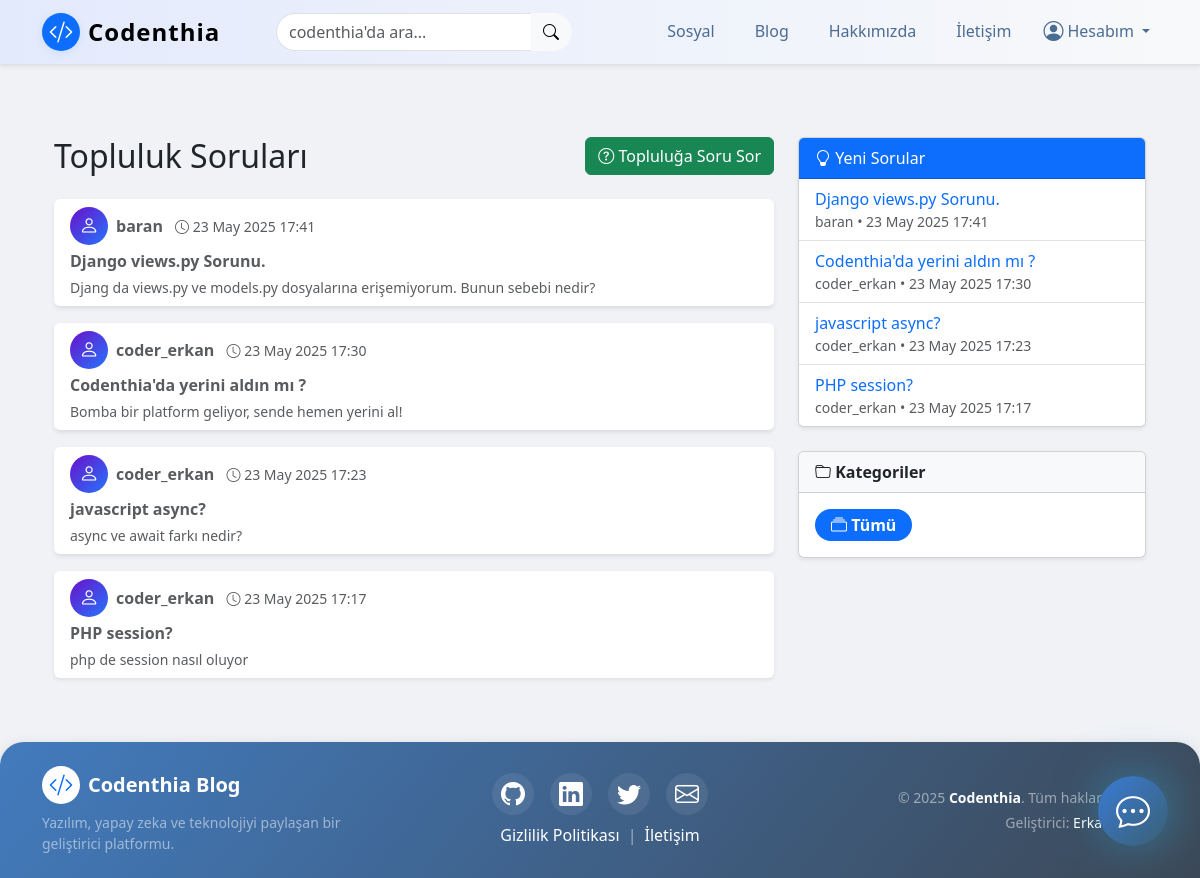
Page /articles/sosyal/ on the earlier database version.
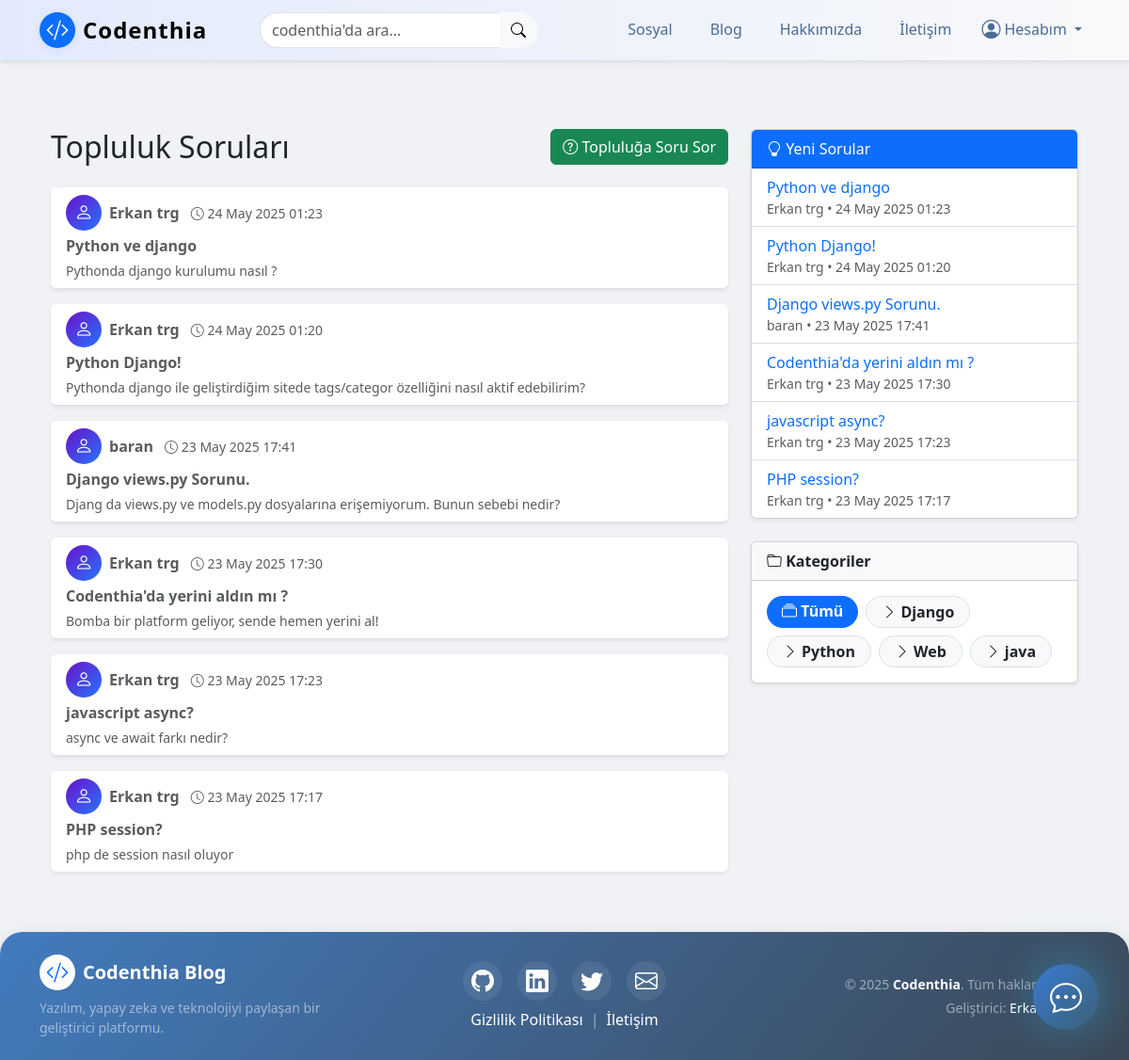
Same page on the later database version.
### article/models.py (models this page shows, shortened)
class CommunityQuestion(models.Model):
    user = models.ForeignKey(get_user_model(), on_delete=models.CASCADE, verbose_name="Soran Kullanıcı", related_name="community_questions")
    title = models.CharField(max_length=200, verbose_name="Soru Başlığı")
    content = models.TextField(verbose_name="Soru İçeriği")
    image = models.ImageField(upload_to='community_images/', null=True, blank=True, verbose_name="Görsel")
    created_date = models.DateTimeField(auto_now_add=True)
    category = models.ForeignKey('Category', on_delete=models.SET_NULL, null=True, blank=True, related_name="community_questions", verbose_name="Kategori")
    tags = models.ManyToManyField('Tag', blank=True, related_name="community_questions", verbose_name="Etiketler")
    class Meta:
        ordering = ['-created_date']

class Category(models.Model):
    name = models.CharField(max_length=50, unique=True, verbose_name="Kategori Adı")
    class Meta:
        verbose_name = "Kategori"
        verbose_name_plural = "Kategoriler"
        ordering = ['name']

### article/views.py (the view)
# urls.py: path('sosyal/', views.sosyal, name ="sosyal"), # Bu kod, sosyal sayfasını temsil eder ve sosyal fonksiyonunu çağırır
def sosyal(request):
    category_id = request.GET.get('category')
    questions = CommunityQuestion.objects.all()
    if category_id:
        questions = questions.filter(category_id=category_id)
    categories = Category.objects.all()
    return render(request, 'sosyal.html', {'questions': questions, 'categories': categories})

### templates/sosyal.html (shortened to what this page needs)
{% extends "layout.html" %} {% block body %}
<div class="container my-5">
    <div class="row">
        <div class="col-lg-8">
            <div class="d-flex justify-content-between align-items-center mb-4">
                <h2 class="mb-0">Topluluk Soruları</h2>
                <a href="{% url 'article:soru_ekle' %}" class="btn btn-success">
                    <i class="bi bi-question-circle"></i> Topluluğa Soru Sor
                </a>
            </div>
            {% if questions %}
            <div class="list-group list-group-flush">
                {% for q in questions %}
                <a href="{% url 'article:soru_detay' q.id %}" class="list-group-item list-group-item-action mb-3 shadow-sm rounded">
                    <div class="d-flex align-items-center mb-1">
                        <div class="avatar bg-primary text-white rounded-circle d-flex align-items-center justify-content-center me-2" style="width:38px; height:38px; font-size:1.2rem;">
                            <i class="bi bi-person"></i>
                        </div>
                        <div>
                            <strong>{{ q.user.get_full_name|default:q.user.username }}</strong>
                            <span class="text-muted small ms-2"><i class="bi bi-clock"></i> {{ q.created_date|date:"d M Y H:i" }}</span>
                        </div>
                    </div>
                    <div class="fw-bold">{{ q.title }}</div>
                    <div class="text-muted small mt-1">{{ q.content|truncatechars:120 }}</div>
                </a>
                {% endfor %}
            </div>
            {% else %}
            <div class="alert alert-info">Henüz toplulukta hiç soru yok. İlk soruyu sen sor!</div>
            {% endif %}
        </div>
        <div class="col-lg-4">
            <div class="card shadow-sm mb-4">
                <div class="card-header bg-primary text-white">
                    <i class="bi bi-lightbulb"></i> Yeni Sorular
                </div>
                <ul class="list-group list-group-flush">
                    {% for q in questions|slice:":7" %}
                    <li class="list-group-item py-2">
                        <a href="{% url 'article:soru_detay' q.id %}" class="text-decoration-none">{{ q.title|truncatechars:40 }}</a>
                        <div class="text-muted small">{{ q.user.get_full_name|default:q.user.username }} • {{ q.created_date|date:"d M Y H:i" }}</div>
                    </li>
                    {% endfor %}
                </ul>
            </div>
            <div class="card shadow-sm mb-4">
                <div class="card-header bg-light fw-bold">
                    <i class="bi bi-folder"></i> Kategoriler
                </div>
                <div class="p-3 d-flex flex-wrap gap-2">
                    <a href="{% url 'article:sosyal' %}" class="badge rounded-pill px-3 py-2 fs-6 text-decoration-none {% if not request.GET.category %}bg-primary text-white{% else %}bg-light text-dark border{% endif %}">
                        <i class="bi bi-collection"></i> Tümü
                    </a>
                    {% for cat in categories|slice:':4' %}
                    <a href="{% url 'article:sosyal' %}?category={{ cat.id }}" class="badge rounded-pill px-3 py-2 fs-6 text-decoration-none
                       {% if request.GET.category == cat.id|stringformat:'s' %}
                           bg-success text-white
                       {% else %}
                           bg-light text-dark border
                       {% endif %}">
                        <i class="bi bi-chevron-right me-1"></i>{{ cat.name }}
                    </a>
                    {% endfor %}
                </div>
            </div>
        </div>
    </div>
</div>
{% endblock %}

### templates/layout.html (shortened to what this page needs)
<!doctype html> {% load static %}
<html lang="en">
<head>
    <link rel="stylesheet" href="{% static 'css/bootstrap.min.css' %}">
    <link rel="stylesheet" href="https://cdn.jsdelivr.net/npm/bootstrap-icons@1.11.3/font/bootstrap-icons.min.css">
    <link href="https://cdnjs.cloudflare.com/ajax/libs/font-awesome/6.0.0-beta3/css/all.min.css" rel="stylesheet">
    <link rel="stylesheet" href="https://cdn.ckeditor.com/ckeditor5/45.0.0/ckeditor5.css">
</head>
<body style="background-color: #F0F2F5; color: #212529;" class="d-flex flex-column min-vh-100">
    {% include "includes/navbar.html" %}
    <div class="container mt-4">
        {% block body %} {% endblock body %}
    </div>
    <footer class="footer mt-auto py-4 text-light" style="background: linear-gradient(129deg, #427bbe 0%, #3c4856 100%); box-shadow: 0 4px 15px rgba(0, 0, 0, 0.12); border-top-left-radius: 1.5rem; border-top-right-radius: 1.5rem;">
        <div class="container">
            <div class="row text-center text-md-start align-items-center">
                <div class="col-md-4 mb-3 mb-md-0 d-flex flex-column align-items-center align-items-md-start">
                    <div class="d-flex align-items-center mb-2 gap-2">
                        <span class="bg-white text-primary rounded-circle d-flex align-items-center justify-content-center" style="width: 38px; height: 38px;">
                            <i class="bi bi-code-slash fs-4"></i>
                        </span>
                        <span class="fw-bold fs-5"><a href="/" class="logo-link">Codenthia Blog</a></span>
                    </div>
                    <p class="small text-white-50 mb-0">Yazılım, yapay zeka ve teknolojiyi paylaşan bir geliştirici platformu.</p>
                </div>
                <div class="col-md-4 mb-3 mb-md-0 text-center">
                    <div class="d-flex justify-content-center gap-3 mb-2">
                        <a href="https://github.com/Erkan3034" class="footer-social" target="_blank" title="GitHub">
                            <i class="bi bi-github fs-4"></i>
                        </a>
                        <a href="https://www.linkedin.com/in/erkanturgut1205/" class="footer-social" target="_blank" title="LinkedIn">
                            <i class="bi bi-linkedin fs-4"></i>
                        </a>
                        <a href="https://twitter.com/Erkan_0630" class="footer-social" target="_blank" title="Twitter">
                            <i class="bi bi-twitter fs-4"></i>
                        </a>
                        <a href="mailto:turguterkan1306@gmail.com" class="footer-social" target="_blank" title="Mail">
                            <i class="bi bi-envelope fs-4"></i>
                        </a>
                    </div>
                    <div class="d-flex justify-content-center gap-2">
                        <a href="/privacy-policy" class="footer-link">Gizlilik Politikası</a>
                        <span class="text-white-50">|</span>
                        <a href="/contact" class="footer-link">İletişim</a>
                    </div>
                </div>
                <div class="col-md-4 text-md-end text-center mt-3 mt-md-0">
                    <p class="small text-white-50 mb-1">© 2025 <span class="fw-bold text-white">Codenthia</span>. Tüm hakları saklıdır.</p>
                    <p class="small text-white-50 mb-0">Geliştirici: <a href="https://github.com/Erkan3034" class="footer-link">Erkan Turgut</a></p>
                </div>
            </div>
        </div>
    </footer>
    <div id="custom-chatbot-widget">
        <button id="custom-open-chatbot-btn" class="chatbot-fab">
            <i class="bi bi-chat-dots"></i>
        </button>
    </div>
</body>
</html>

### templates/includes/navbar.html (shortened to what this page needs)
<nav class="navbar navbar-expand-lg navbar-light bg-white shadow-sm sticky-top border-bottom" style="background: linear-gradient(90deg, #e3eafc 0%, #f8f9fa 100%);">
    <div class="container">
        <a class="navbar-brand d-flex align-items-center gap-2" href="{% url 'index' %}">
            <span class="bg-primary text-white rounded-circle d-flex align-items-center justify-content-center" style="width: 38px; height: 38px;">
                <i class="bi bi-code-slash fs-4"></i>
            </span>
            <span class="fw-bold fs-4" style="letter-spacing: 1px;">Codenthia</span>
        </a>
        <div class="collapse navbar-collapse" id="navbarContent">
            <form action="{% url 'article:articles' %}" method="GET" class="d-flex mx-auto" style="max-width: 400px;">
                <div class="input-group">
                    <input class="form-control rounded-start-pill border-end-0" id="navbar-search" type="search" placeholder="codenthia'da ara..." aria-label="Search" name="search">
                    <button class="btn btn-light rounded-end-pill border-start-0" type="submit">
                        <i class="bi bi-search"></i>
                    </button>
                </div>
            </form>
            <ul class="navbar-nav ms-auto mb-2 mb-lg-0 align-items-lg-center gap-lg-2">
                <li class="nav-item">
                    <a class="nav-link px-3" href="{% url 'sosyal' %}">Sosyal</a>
                </li>
                <li class="nav-item">
                    <a class="nav-link px-3" href="{% url 'article:articles' %}">Blog</a>
                </li>
                <li class="nav-item">
                    <a class="nav-link px-3" href="{% url 'about' %}">Hakkımızda</a>
                </li>
                <li class="nav-item">
                    <a class="nav-link px-3" href="{% url 'contact' %}">İletişim</a>
                </li>
                <li class="nav-item dropdown">
                    <a class="nav-link dropdown-toggle d-flex align-items-center gap-1" href="#" id="userDropdown" role="button" data-bs-toggle="dropdown" aria-expanded="false">
                        <i class="bi bi-person-circle fs-5"></i>
                        <span>Hesabım</span>
                    </a>
                </li>
            </ul>
        </div>
    </div>
</nav>

### templates/layout.html (style rules this page uses)
.footer i { transition: transform 0.3s ease; }
.footer { border-top-left-radius: 1.5rem; border-top-right-radius: 1.5rem; }
.footer-social { color: #fff; background: rgba(255, 255, 255, 0.08); border-radius: 50%; width: 42px; height: 42px; display: flex; align-items: center; justify-content: center; transition: background 0.2s, color 0.2s, transform 0.2s; font-size: 1.3rem; }
.footer-link { color: #fff; text-decoration: none; font-weight: 500; transition: color 0.2s; }
a.logo-link { color: white !important; text-decoration: none; transition: color 0.3s ease; }
#custom-chatbot-widget { position: fixed; bottom: 32px; right: 32px; z-index: 9999; }
.chatbot-fab { background: linear-gradient(135deg, #3a7bd5 0%, #3a6073 100%); color: #fff; border: none; border-radius: 50%; width: 70px; height: 70px; font-size: 34px; box-shadow: 3px -2px 54px -8px rgba(50, 182, 234, 0.75); -webkit-box-shadow: 3px -2px 54px -8px rgba(50, 182, 234, 0.75); -moz-box-shadow: 3px -2px 54px -8px rgba(50, 182, 234, 0.75); cursor: pointer; }

### templates/includes/navbar.html (style rules this page uses)
.navbar-nav .nav-link { font-weight: 500; color: #4b6c93 !important; transition: color 0.2s, border-bottom 0.2s; border-bottom: 2px solid transparent; }
.navbar-brand .bg-primary { box-shadow: 0 2px 8px rgba(13, 110, 253, 0.10); }

### templates/sosyal.html (style rules this page uses)
.avatar { min-width: 38px; min-height: 38px; font-weight: bold; background: linear-gradient(135deg, #6a11cb 0%, #2575fc 100%); }

Differences in the rows shown:
added CommunityQuestion: user.get_full_name "Erkan trg", created_date "24 May 2025 01:23", title "Python ve django", content "Pythonda django kurulumu nasıl ?"
added CommunityQuestion: user.get_full_name "Erkan trg", created_date "24 May 2025 01:20", title "Python Django!", content "Pythonda django ile geliştirdiğim sitede tags/categor özelliğini nasıl aktif edebilirim?"
changed through a linked row, CommunityQuestion "Codenthia'da yerini aldın mı ?": user.get_full_name "coder_erkan" → "Erkan trg"
changed through a linked row, CommunityQuestion "javascript async?": user.get_full_name "coder_erkan" → "Erkan trg"
changed through a linked row, CommunityQuestion "PHP session?": user.get_full_name "coder_erkan" → "Erkan trg"
added Category: name "Django"
added Category: name "Python"
added Category: name "Web"
added Category: name "java"
